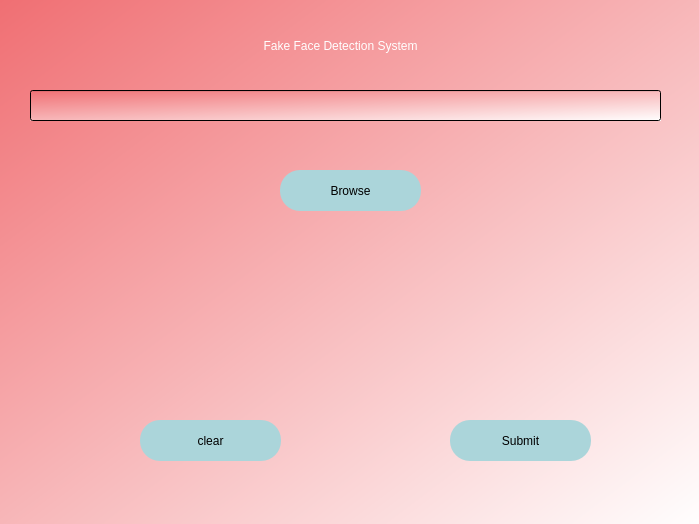
<?xml version="1.0" encoding="UTF-8"?>
<ui version="4.0">
 <class>Form</class>
 <widget class="QWidget" name="Form">
  <property name="geometry">
   <rect>
    <x>0</x>
    <y>0</y>
    <width>699</width>
    <height>524</height>
   </rect>
  </property>
  <property name="windowTitle">
   <string>Form</string>
  </property>
  <widget class="QStackedWidget" name="stackedWidget">
   <property name="geometry">
    <rect>
     <x>0</x>
     <y>0</y>
     <width>701</width>
     <height>531</height>
    </rect>
   </property>
   <property name="styleSheet">
    <string notr="true">QWidget{background-color: qlineargradient(spread:pad, x1:0, y1:0, x2:1, y2:1, stop:0 rgba(240, 111, 115, 255), stop:1 rgba(255, 255, 255, 255));}</string>
   </property>
   <property name="currentIndex">
    <number>2</number>
   </property>
   <widget class="QWidget" name="page">
    <widget class="QLabel" name="label_2">
     <property name="geometry">
      <rect>
       <x>170</x>
       <y>90</y>
       <width>391</width>
       <height>51</height>
      </rect>
     </property>
     <property name="styleSheet">
      <string notr="true">background-color: rgba(0,0,0,0%);
font: 12pt &quot;Noto Sans&quot;;
color: rgb(255, 255, 255);</string>
     </property>
     <property name="text">
      <string>Sign in or Create an account</string>
     </property>
     <property name="alignment">
      <set>Qt::AlignCenter</set>
     </property>
    </widget>
    <widget class="QPushButton" name="pushButton">
     <property name="geometry">
      <rect>
       <x>250</x>
       <y>290</y>
       <width>221</width>
       <height>41</height>
      </rect>
     </property>
     <property name="styleSheet">
      <string notr="true">border-radius:20px;
background-color: rgb(171, 213, 218);</string>
     </property>
     <property name="text">
      <string>Log in</string>
     </property>
    </widget>
    <widget class="QLabel" name="label">
     <property name="geometry">
      <rect>
       <x>300</x>
       <y>40</y>
       <width>131</width>
       <height>51</height>
      </rect>
     </property>
     <property name="styleSheet">
      <string notr="true">background-color: rgba(0,0,0,0%);
font: 18pt &quot;Noto Sans&quot;;
color: rgb(255, 255, 255);</string>
     </property>
     <property name="text">
      <string>Welcome</string>
     </property>
     <property name="alignment">
      <set>Qt::AlignCenter</set>
     </property>
    </widget>
   </widget>
   <widget class="QWidget" name="page_9">
    <widget class="QLabel" name="label_11">
     <property name="geometry">
      <rect>
       <x>280</x>
       <y>60</y>
       <width>181</width>
       <height>51</height>
      </rect>
     </property>
     <property name="styleSheet">
      <string notr="true">background-color: rgba(0,0,0,0%);
font: 18pt &quot;Noto Sans&quot;;
color: rgb(255, 255, 255);</string>
     </property>
     <property name="text">
      <string>Login</string>
     </property>
     <property name="alignment">
      <set>Qt::AlignCenter</set>
     </property>
    </widget>
    <widget class="QLabel" name="label_12">
     <property name="geometry">
      <rect>
       <x>170</x>
       <y>170</y>
       <width>141</width>
       <height>41</height>
      </rect>
     </property>
     <property name="styleSheet">
      <string notr="true">background-color: rgba(0,0,0,0%);
font: 12pt &quot;Noto Sans&quot;;
color: rgb(255, 255, 255);</string>
     </property>
     <property name="text">
      <string>user</string>
     </property>
     <property name="alignment">
      <set>Qt::AlignCenter</set>
     </property>
    </widget>
    <widget class="QLineEdit" name="lineEdit_4">
     <property name="geometry">
      <rect>
       <x>360</x>
       <y>180</y>
       <width>161</width>
       <height>27</height>
      </rect>
     </property>
    </widget>
    <widget class="QLineEdit" name="lineEdit_5">
     <property name="geometry">
      <rect>
       <x>360</x>
       <y>260</y>
       <width>161</width>
       <height>27</height>
      </rect>
     </property>
    </widget>
    <widget class="QLabel" name="label_13">
     <property name="geometry">
      <rect>
       <x>170</x>
       <y>250</y>
       <width>141</width>
       <height>41</height>
      </rect>
     </property>
     <property name="styleSheet">
      <string notr="true">background-color: rgba(0,0,0,0%);
font: 12pt &quot;Noto Sans&quot;;
color: rgb(255, 255, 255);</string>
     </property>
     <property name="text">
      <string>Password</string>
     </property>
     <property name="alignment">
      <set>Qt::AlignCenter</set>
     </property>
    </widget>
    <widget class="QPushButton" name="pushButton_13">
     <property name="geometry">
      <rect>
       <x>260</x>
       <y>350</y>
       <width>221</width>
       <height>41</height>
      </rect>
     </property>
     <property name="styleSheet">
      <string notr="true">border-radius:20px;
background-color: rgb(171, 213, 218);
</string>
     </property>
     <property name="text">
      <string>Log in</string>
     </property>
    </widget>
   </widget>
   <widget class="QWidget" name="page_17">
    <widget class="QLabel" name="label_37">
     <property name="geometry">
      <rect>
       <x>160</x>
       <y>20</y>
       <width>361</width>
       <height>51</height>
      </rect>
     </property>
     <property name="styleSheet">
      <string notr="true">background-color: rgba(0,0,0,0%);
font: 18pt &quot;Noto Sans&quot;;
color: rgb(255, 255, 255);</string>
     </property>
     <property name="text">
      <string>Fake Face Detection System</string>
     </property>
     <property name="alignment">
      <set>Qt::AlignCenter</set>
     </property>
    </widget>
    <widget class="QPushButton" name="pushButton_31">
     <property name="geometry">
      <rect>
       <x>280</x>
       <y>170</y>
       <width>141</width>
       <height>41</height>
      </rect>
     </property>
     <property name="styleSheet">
      <string notr="true">border-radius:20px;
background-color: rgb(171, 213, 218);</string>
     </property>
     <property name="text">
      <string>Browse</string>
     </property>
    </widget>
    <widget class="QPushButton" name="pushButton_32">
     <property name="geometry">
      <rect>
       <x>450</x>
       <y>420</y>
       <width>141</width>
       <height>41</height>
      </rect>
     </property>
     <property name="styleSheet">
      <string notr="true">border-radius:20px;
background-color: rgb(171, 213, 218);</string>
     </property>
     <property name="text">
      <string>Submit</string>
     </property>
    </widget>
    <widget class="QLineEdit" name="lineEdit_9">
     <property name="geometry">
      <rect>
       <x>30</x>
       <y>90</y>
       <width>631</width>
       <height>31</height>
      </rect>
     </property>
    </widget>
    <widget class="QPushButton" name="pushButton_35">
     <property name="geometry">
      <rect>
       <x>140</x>
       <y>420</y>
       <width>141</width>
       <height>41</height>
      </rect>
     </property>
     <property name="styleSheet">
      <string notr="true">border-radius:20px;
background-color: rgb(171, 213, 218);</string>
     </property>
     <property name="text">
      <string>clear</string>
     </property>
    </widget>
    <widget class="QLabel" name="label_38">
     <property name="geometry">
      <rect>
       <x>170</x>
       <y>290</y>
       <width>361</width>
       <height>51</height>
      </rect>
     </property>
     <property name="font">
      <font>
       <family>Noto Sans</family>
       <pointsize>22</pointsize>
       <weight>50</weight>
       <italic>false</italic>
       <bold>false</bold>
      </font>
     </property>
     <property name="styleSheet">
      <string notr="true">background-color: rgba(0,0,0,0%);
font: 22pt &quot;Noto Sans&quot;;
color: rgb(255, 0, 0);</string>
     </property>
     <property name="text">
      <string/>
     </property>
     <property name="alignment">
      <set>Qt::AlignCenter</set>
     </property>
    </widget>
    <widget class="QLabel" name="label_39">
     <property name="geometry">
      <rect>
       <x>170</x>
       <y>240</y>
       <width>361</width>
       <height>31</height>
      </rect>
     </property>
     <property name="font">
      <font>
       <family>Noto Sans</family>
       <pointsize>14</pointsize>
       <weight>50</weight>
       <italic>false</italic>
       <bold>false</bold>
      </font>
     </property>
     <property name="styleSheet">
      <string notr="true">background-color: rgba(0,0,0,0%);
font: 14pt &quot;Noto Sans&quot;;
color: rgb(0, 0, 0);</string>
     </property>
     <property name="text">
      <string/>
     </property>
     <property name="alignment">
      <set>Qt::AlignCenter</set>
     </property>
    </widget>
   </widget>
  </widget>
 </widget>
 <resources/>
 <connections/>
</ui>
